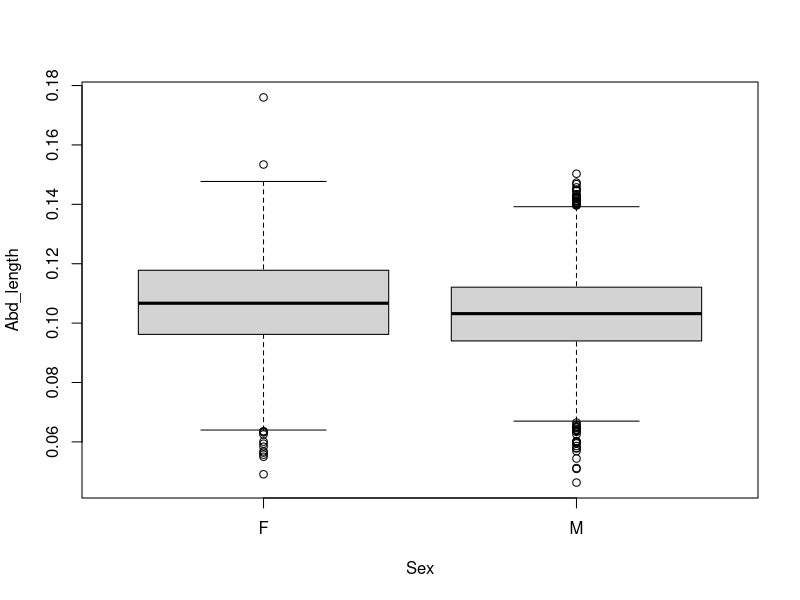
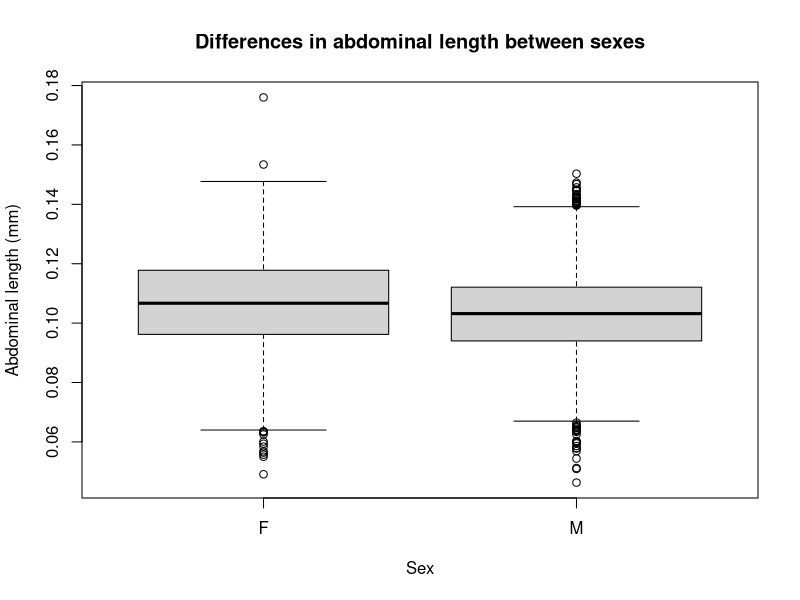
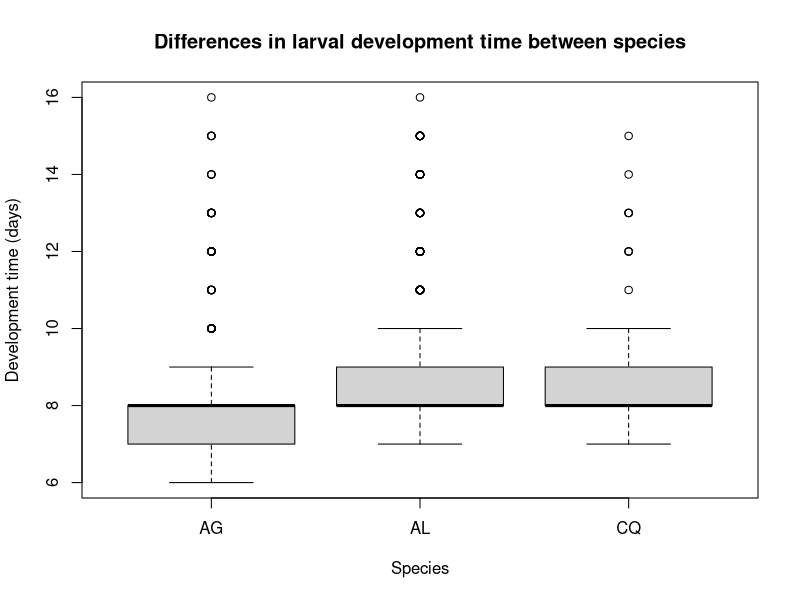
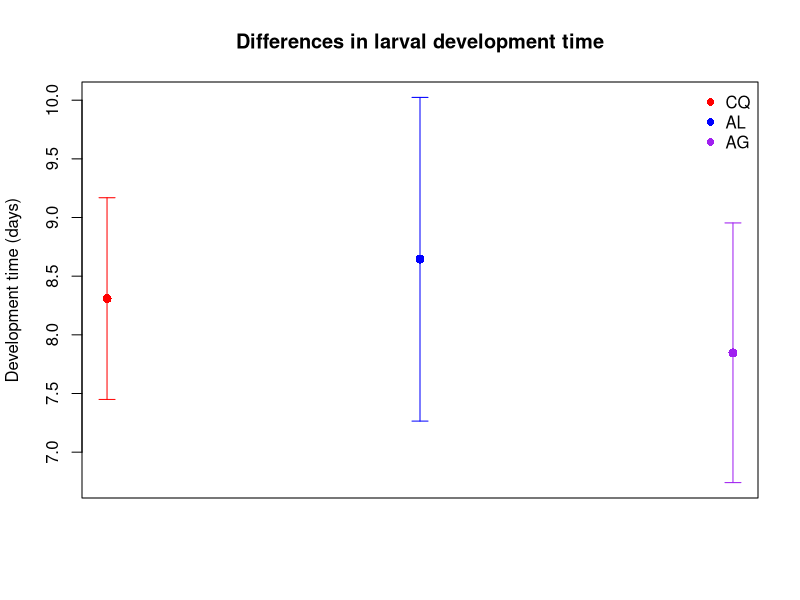

Generate these figures, in order, with R:
## ---- chunk 1
mosq_data<-read.csv("workshop2_data.csv",header=TRUE)
## ---- chunk 2
#remember, formulas take the form dependent.vbl~independent.vbl or y~x
boxplot(Abd_length~Sex,data=mosq_data)
## ---- chunk 3
boxplot(Abd_length~Sex,data=mosq_data,xlab="Sex",ylab="Abdominal length (mm)",main="Differences in abdominal length between sexes")
## ---- chunk 4
#for a two-sided test
t.test(Abd_length~Sex,data=mosq_data,alternative="two.sided")

#for a one-sided test
t.test(Abd_length~Sex,data=mosq_data,alternative="greater")
## ---- chunk 5
boxplot(Dev_time~Species,data=mosq_data,xlab="Species",ylab="Development time (days)",main="Differences in larval development time between species")
## ---- chunk 6
#the portion of code inside the brackets is used to subset our data to include only species "CQ"
CQ.mean<-mean(mosq_data$Dev_time[mosq_data$Species=="CQ"])
CQ.sd<-sd(mosq_data$Dev_time[mosq_data$Species=="CQ"])

CQ.mean
CQ.sd
## ---- chunk 7
#Aedes albopictus (AL)
AL.mean<-mean(mosq_data$Dev_time[mosq_data$Species=="AL"])
AL.sd<-sd(mosq_data$Dev_time[mosq_data$Species=="AL"])

AL.mean
AL.sd

#Aedes aegypti (AG)
AG.mean<-mean(mosq_data$Dev_time[mosq_data$Species=="AG"])
AG.sd<-sd(mosq_data$Dev_time[mosq_data$Species=="AG"])

AG.mean
AG.sd
## ---- chunk 8
#this installs and loads a package into our workspace. you only need to install a package once, but you'll have to load (i.e., library()) a package each time you restart RStudio.

#install.packages("plotrix")
library(plotrix)

#x and y specify the location of the points to plot; uiw specifies the length of each side of the standard deviation bars; err specifies that we want to plot standard deviation of the y-variable; add specifies that we want to start a new plot; pch sets the point character to a closed circle; col is a vector making each species a different color; cex increases the size of the points; xaxt removes the x axis
plotCI(x=c(1:3),y=c(CQ.mean,AL.mean,AG.mean),uiw=c(CQ.sd,AL.sd,AG.sd),err="y",add=FALSE,pch=16,col=c("red","blue","purple"),cex=1.2,xlab=" ",ylab="Development time (days)",main="Differences in larval development time",xaxt="n")

#the first arguement specifies the location of the legend (e.g., "bottomleft","topright"); legend is a vector of labels; col is a vector of colors associated with each label; pch set the point character to a closed circle to match the plotted points; bty specifies that we don't want to draw a box around the legend
legend("topright",legend=c("CQ","AL","AG"),col=c("red","blue","purple"),pch=16,bty="n")
## ---- chunk 9
#install.packages("car")
library(car)

Anova(lm(Dev_time~Species,data=mosq_data))
## ---- chunk 10
pairwise.t.test(mosq_data$Dev_time,mosq_data$Species,p.adj="bonf")
